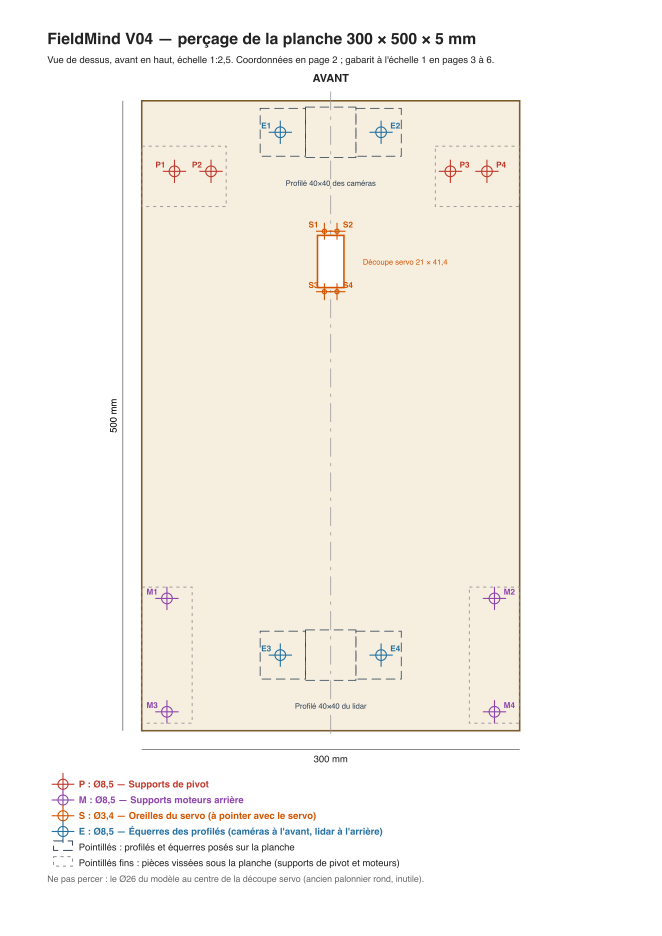
#> input picture cao/mounts/prototype/direction_v04_servo_traversant/plan_percages/plan_percages.png, 1323 x 1871 px (shown at 1/2 size); its folder holds only this picture in this run
$ python -i reconnaissance.py   (imports and definitions only)
#> lines starting #> are read from the running program, lines starting #| are printed output that depends on the picture; after the words box and inside, x2 and y2 are one past the last pixel; in counts of white or black regions, pixels touching at a corner belong together
#> further down, picture is the input picture: shape (1871, 1323, 3); mean B, G, R 239, 244.8, 247.9
"""Reconnaissance au banc : captures et visée, sans aucune commande d'actionneur.

Le contrôleur de vol du mini-drone n'est pas identifié. Une rotation ou un posé ne
peuvent donc pas être déduits d'un chronomètre. Les six vues sont prises à la demande
de l'opérateur ; le centrage d'une croix reste une observation dans l'image.
"""

from __future__ import annotations

import json
import threading
import time
import uuid
from collections.abc import Callable
from pathlib import Path
from typing import Any

import cv2
import numpy as np

from fieldmind.bus import Bus, S
from fieldmind.types import ImageCamera

REFUS_VOL = (
    "pilotage des moteurs non validé pour ce drone : décollage et vol autonome bloqués ; "
    "utiliser Reconnaissance sans vol ou Viser la croix"
)
AGE_IMAGE_MAX_S = 1.5
PERIODE_S = 0.2  # 5 analyses/s au plus ; la réception BLE/série reste indépendante
ATTENTE_CROIX_S = 20.0
DUREE_MAX_S = 180.0
QUOTA_OCTETS = 100 * 1024 * 1024


class ReconnaissanceDrone:
    # [26 lines left out: function __init__, not called in this run]

    def demarrer(self) -> None:
        self._fil.start()

    # [232 lines left out: functions arreter, deposer, _etat, commander, interrompre, _tourner and 4 more, not called in this run]


def detecter_croix(bgr: Any) -> dict[str, Any]:
    """Détecte un + ou X rouge/orange, ou sombre sur fond clair, par gabarit."""

    h, w = bgr.shape[:2]
#> h = 1871; w = 1323
    aire_img = float(h * w)
#> aire_img = 2475333

    # 1) Masque couleur (croix rouge / orange / magenta)
    hsv = cv2.cvtColor(bgr, cv2.COLOR_BGR2HSV)
#> hsv: shape (1871, 1323, 3); mean H, S, V 8.4, 10.8, 248.3
    m_rouge1 = cv2.inRange(hsv, np.array([0, 75, 55]), np.array([18, 255, 255]))
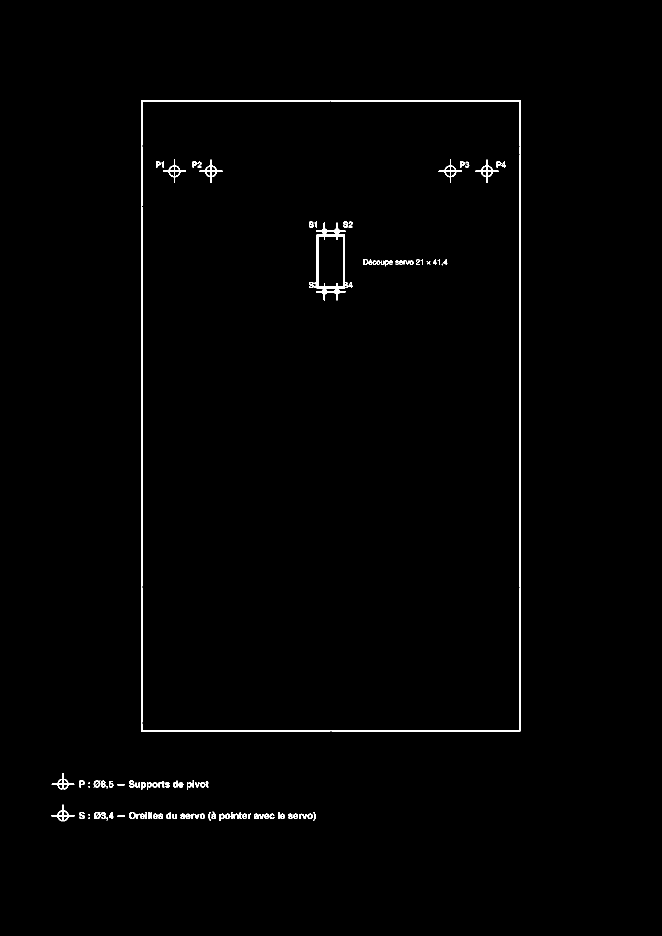
#> m_rouge1: shape (1871, 1323) (shown at 1/2 size); 0.87% white; 105 white regions (11 under 20 px), largest, box (x1, y1, x2, y2) and area: (662, 200, 1041, 1463) 5860, (282, 200, 661, 1463) 5854, (618, 445, 696, 601) 2196
    m_rouge2 = cv2.inRange(hsv, np.array([162, 75, 55]), np.array([180, 255, 255]))
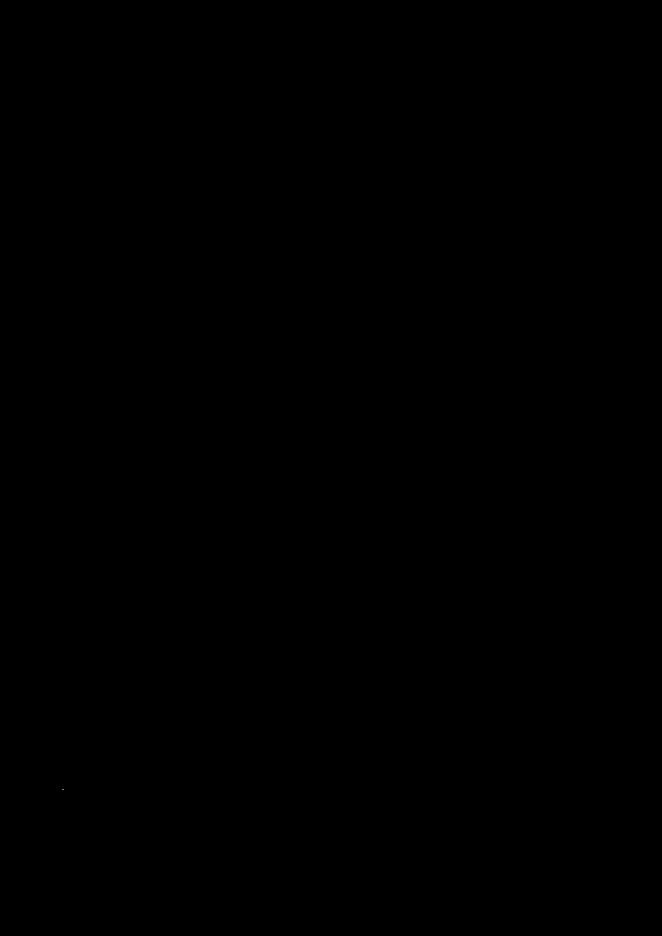
#> m_rouge2: shape (1871, 1323) (shown at 1/2 size); 0% white in thin lines or dots, all inside (x1, y1, x2, y2) = (124, 1579, 128, 1580)
    masque_couleur = cv2.bitwise_or(m_rouge1, m_rouge2)

    # 2) Masque contraste sombre sur fond clair (ex : croix noire tracée sur une feuille ou sur
    #    le toit du rover)
    gris = cv2.cvtColor(bgr, cv2.COLOR_BGR2GRAY)
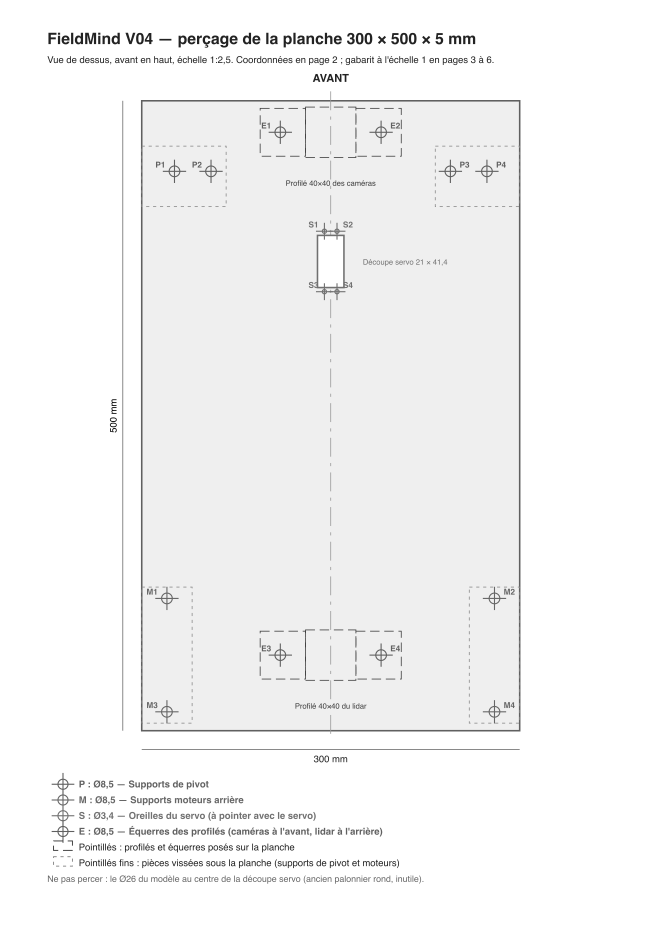
#> gris: shape (1871, 1323) (shown at 1/2 size); min 0, max 255, mean 244.9
    flou = cv2.GaussianBlur(gris, (5, 5), 0)
    masque_sombre = cv2.adaptiveThreshold(
        flou, 255, cv2.ADAPTIVE_THRESH_MEAN_C, cv2.THRESH_BINARY_INV, 31, 14
    )
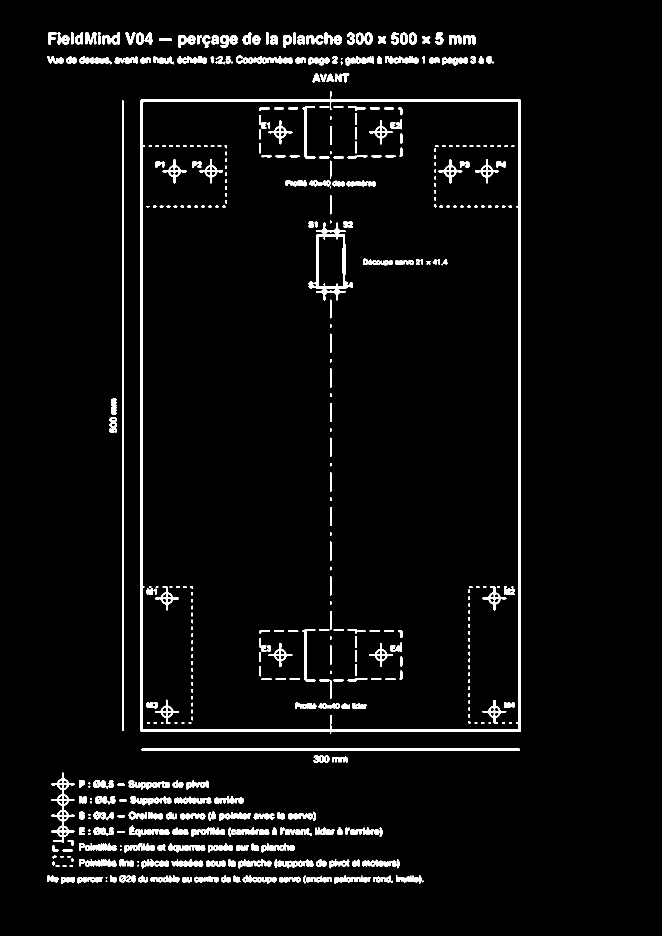
#> masque_sombre: shape (1871, 1323) (shown at 1/2 size); 4.2% white; 454 white regions (48 under 20 px), largest, box (x1, y1, x2, y2) and area: (281, 182, 1042, 1467) 20383, (244, 201, 248, 1462) 5030, (283, 1497, 1040, 1501) 3026

    noyau = np.ones((3, 3), np.uint8)
    meilleur: dict[str, Any] = {
        "trouvee": False,
        "verrouillee": False,
        "x": 0.0,
        "y": 0.0,
        "taille_pct": 0.0,
        "contour": None,
        "centre": None,
        "score": 0.0,
    }

    for bonus, masque_brut in ((1.25, masque_couleur), (1.0, masque_sombre)):
        propre = cv2.morphologyEx(masque_brut, cv2.MORPH_OPEN, noyau)
        propre = cv2.morphologyEx(propre, cv2.MORPH_CLOSE, noyau)
        contours, _ = cv2.findContours(propre, cv2.RETR_EXTERNAL, cv2.CHAIN_APPROX_SIMPLE)

        for cnt in contours:
            aire = cv2.contourArea(cnt)
            if aire < 130 or aire > aire_img * 0.48:
                continue
            bx, by, bw, bh = cv2.boundingRect(cnt)
            if bx <= 2 or by <= 2 or (bx + bw) >= (w - 2) or (by + bh) >= (h - 2):
                continue
            ratio = min(bw, bh) / max(bw, bh, 1)
            if ratio < 0.45:
                continue
            env = cv2.convexHull(cnt)
            aire_env = cv2.contourArea(env)
            if aire_env <= 0:
                continue
            solidite = aire / aire_env
            # Une croix (+ ou X) a 4 encoches concaves : sa solidité est comprise entre 0.28 et 0.75
            if not (0.28 <= solidite <= 0.75):
                continue

            peri = cv2.arcLength(cnt, True)
            approx = cv2.approxPolyDP(cnt, 0.028 * peri, True)
            if len(approx) < 7 or len(approx) > 20:
                continue

            # Vérification par gabarit 32x32 (+ orthogonal ou X diagonal)
            vignette = np.zeros((bh, bw), dtype=np.uint8)
            cv2.drawContours(vignette, [cnt - np.array([[bx, by]])], -1, 255, -1)
            v32 = (cv2.resize(vignette, (32, 32), interpolation=cv2.INTER_NEAREST) > 127).astype(
                np.float32
            )

            centre_plein = float(np.mean(v32[11:21, 11:21]))
            if centre_plein < 0.50:
                continue

            # Gabarit '+' : bras horizontal + vertical pleins, 4 coins vides
            bras_plus = 0.5 * (float(np.mean(v32[12:20, :])) + float(np.mean(v32[:, 12:20])))
            coins_plus = 0.25 * (
                float(np.mean(v32[:9, :9]))
                + float(np.mean(v32[:9, 23:]))
                + float(np.mean(v32[23:, :9]))
                + float(np.mean(v32[23:, 23:]))
            )
            score_plus = bras_plus - 1.15 * coins_plus

            # Gabarit 'X' : diagonales pleines, milieux des 4 bords vides
            idx = np.arange(32)
            diag1 = float(np.mean([v32[i, max(0, i - 2) : min(32, i + 3)].mean() for i in idx]))
            diag2 = float(np.mean([v32[i, max(0, 29 - i) : min(32, 34 - i)].mean() for i in idx]))
            bords_x = 0.25 * (
                float(np.mean(v32[:7, 11:21]))
                + float(np.mean(v32[25:, 11:21]))
                + float(np.mean(v32[11:21, :7]))
                + float(np.mean(v32[11:21, 25:]))
            )
            score_x = 0.5 * (diag1 + diag2) - 1.15 * bords_x

            score_forme = max(score_plus, score_x)
            if score_forme < 0.24:
                continue

            M = cv2.moments(cnt)
            if M["m00"] <= 0:
                continue
            cx = int(M["m10"] / M["m00"])
            cy = int(M["m01"] / M["m00"])

            score_total = bonus * score_forme * ratio * (1.0 - abs(solidite - 0.50))
            if score_total > meilleur["score"]:
                dx = (cx - (w / 2.0)) / (w / 2.0)
                dy = (cy - (h / 2.0)) / (h / 2.0)
                verrou = abs(dx) <= 0.18 and abs(dy) <= 0.18
                meilleur = {
                    "trouvee": True,
                    "verrouillee": verrou,
                    "x": round(float(dx), 3),
                    "y": round(float(dy), 3),
                    "taille_pct": round(100.0 * aire / aire_img, 1),
                    "contour": cnt,
                    "centre": (cx, cy),
                    "boite": (bx, by, bw, bh),
                    "score": score_total,
                }
#> this loop made 2 passes
#> bonus on passes 1 to 2: 1.25, 1
#> pass 1, in detecter_croix, `propre = cv2.morphologyEx(masque_brut, cv2.MORPH_OPEN, noyau)`:
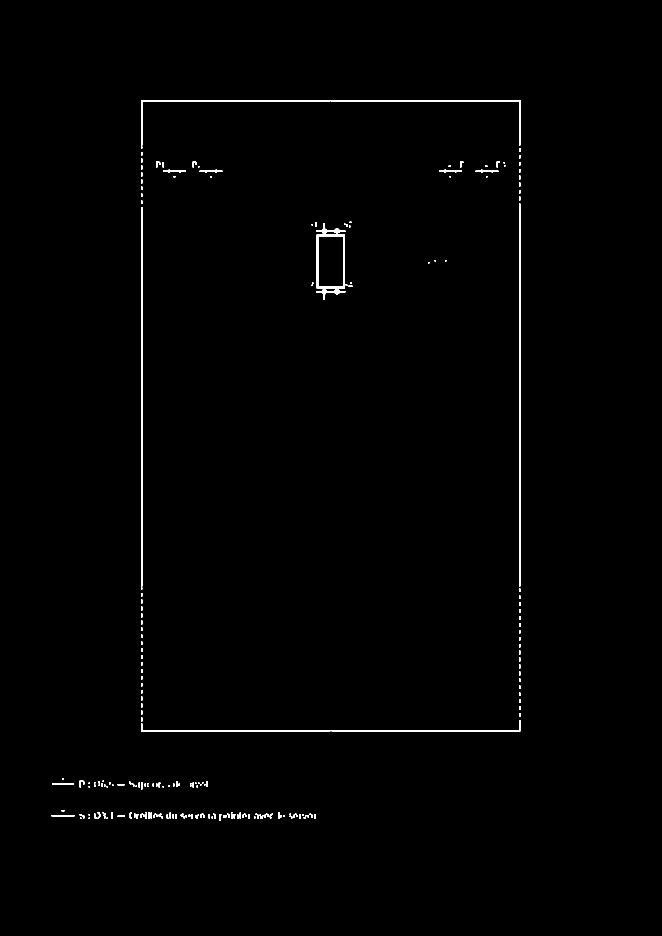
#> propre: shape (1871, 1323) (shown at 1/2 size); 0.68% white; 202 white regions (73 under 20 px), largest, box (x1, y1, x2, y2) and area: (1038, 407, 1041, 1173) 2298, (282, 414, 285, 1173) 2277, (632, 446, 691, 600) 1902
#> pass 2, in detecter_croix, `propre = cv2.morphologyEx(propre, cv2.MORPH_CLOSE, noyau)`:
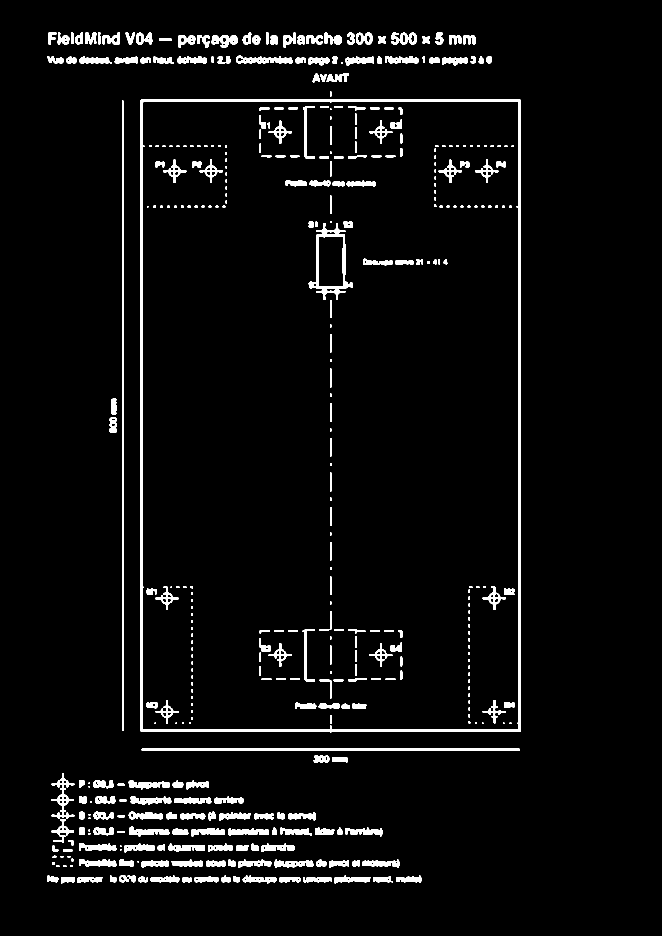
#> propre: shape (1871, 1323) (shown at 1/2 size); 4.3% white; 399 white regions (51 under 20 px), largest, box (x1, y1, x2, y2) and area: (281, 199, 1042, 1465) 20228, (244, 201, 248, 1462) 5030, (283, 1497, 1040, 1501) 3026
#> after the loop, dx = -0.813; dy = 0.777; meilleur = 9 items; verrou = False

    return meilleur


# [43 lines left out: function annoter_image, not called in this run]

>>> import cv2
>>> picture = cv2.imread('../../../../cao/mounts/prototype/direction_v04_servo_traversant/plan_percages/plan_percages.png')
>>> result = detecter_croix(picture)
#> result = 9 items
